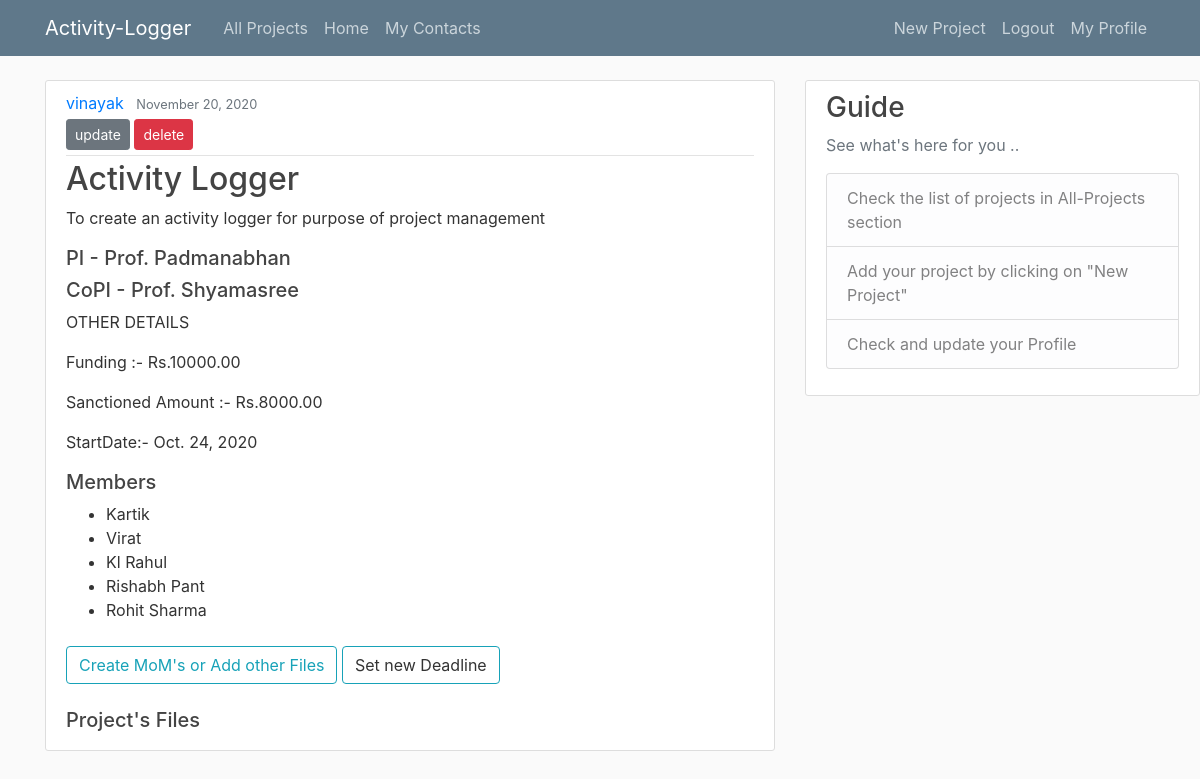
Page /post/16/ (signed in) on the earlier database version.
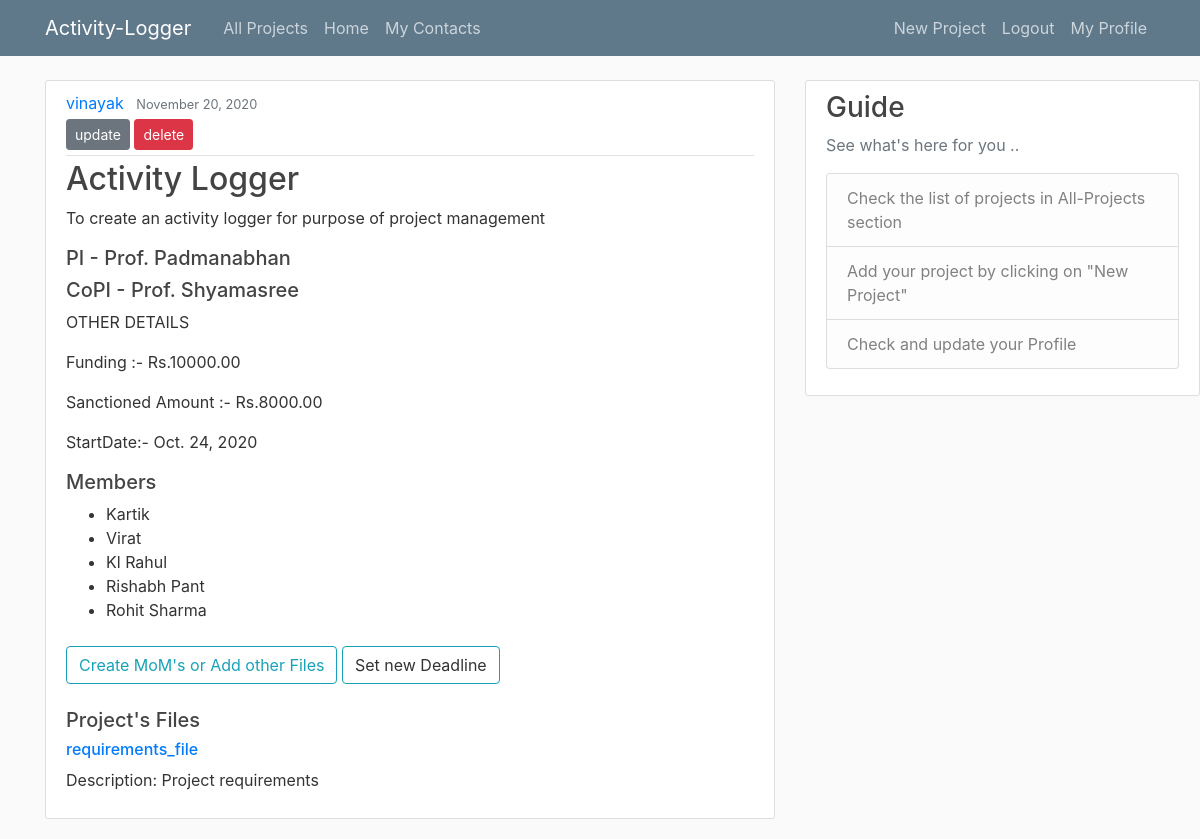
Same page on the later database version.
### blog/models.py (models this page shows)
class Files(models.Model):
	file_title = models.CharField(max_length=100)
	description = models.CharField(max_length=255, blank=True)
	document = models.FileField(upload_to='documents/')
	project = models.ForeignKey(Post,related_name='files',on_delete=models.CASCADE)
	uploaded_at = models.DateTimeField(auto_now_add=True)

### blog/views.py (the view)
# urls.py: path('post/<int:pk>/', PostDetailView.as_view(), name='post-detail'),
class PostDetailView(DetailView):
	model = Post
	def get_context_data(self, **kwargs):
		context = super().get_context_data(**kwargs)
		context['file_obj_list'] = Files.objects.filter(project=context["post"])
		return context

### blog/templates/blog/post_detail.html (shortened to what this page needs)
{% extends "blog/base.html" %}
{% block content %}
		<article class="media content-section">
		  <div class="media-body">
		    <div class="article-metadata">
		      <a class="mr-2" href="{% url 'user-posts' object.author.username %}">{{ object.author }}</a>
		      <small class="text-muted">{{ object.date|date:"F d, Y" }}</small>
		      {% if object.author == user or object.coPI == user.username or object.member1 == user.username or object.member2 == user.username or object.member3 == user.username or object.member4 == user.username or object.member5 == user.username %}
		      	<div>
		      		<a class="btn btn-secondary btn-sm mt-1 mb-1" href="{% url 'post-update' object.id %} "> update </a>
		      		{% if object.author == user %}
		      		<a class="btn btn-danger btn-sm mt-1 mb-1" href="{% url 'post-delete' object.id %} "> delete </a>
		      		{% endif %}
		      	</div>
		      {% endif %}
		    </div>
		    {% if object.author == user %}
		    <h2><a class="article-title" href="{% url 'post-detail' post.id %} ">{{ post.title }}</a></h2>
		    <p class="article-content">{{ object.content }}</p>
		    <h5> PI - {{post.PI}} </h5>
		    {% if post.coPI %}
		    		<h5> CoPI - {{ post.coPI }} </h5>
		    {% endif %}
		      	<div>
		      		<p class="article-content">OTHER DETAILS </p>
				    <p class="article-content">Funding :- Rs.{{ post.funding }}</p>
				    <p class="article-content">Sanctioned Amount :- Rs.{{ post.sanctionedAmount }}</p>
				    <p class="article-content">StartDate:- {{ post.startDate }}</p>
				    <h5> Members </h5>
				    <ul>
				    	{% if post.member1 %}
				    		<li> {{ post.member1 }} </li>
				    	{% endif %}
				    	{% if post.member2 %}
				    		<li> {{ post.member2 }} </li>
				    	{% endif %}
				    	{% if post.member3 %}
				    		<li> {{ post.member3 }} </li>
				    	{% endif %}
				    	{% if post.member4 %}
				    		<li> {{ post.member4 }} </li>
				    	{% endif %}
				    	{% if post.member5 %}
				    		<li> {{ post.member5 }} </li>
				    	{% endif %}
				    </ul>
		 			<br>
				    <a class="btn btn-outline-info mb-4" href="{% url 'upload_file' %}"> Create MoM's or Add other Files </a>
				    <a class="btn btn-outline-info mb-4" > Set new Deadline </a>
				    <h5> Project's Files </h5>
				    {% for file in file_obj_list %}
				    	<h6> <a href='{{ MEDIA_URL }}/{{ file.document }}'>{{ file.file_title }}</a></h6>
				    	<p> Description: {{ file.description }} </p>
				    {% endfor %}
		      	</div>
		      {% endif %}
		      </div>
		</article>
{% endblock content %}

Differences in the rows shown:
added Files: file_title "requirements_file", description "Project requirements"
